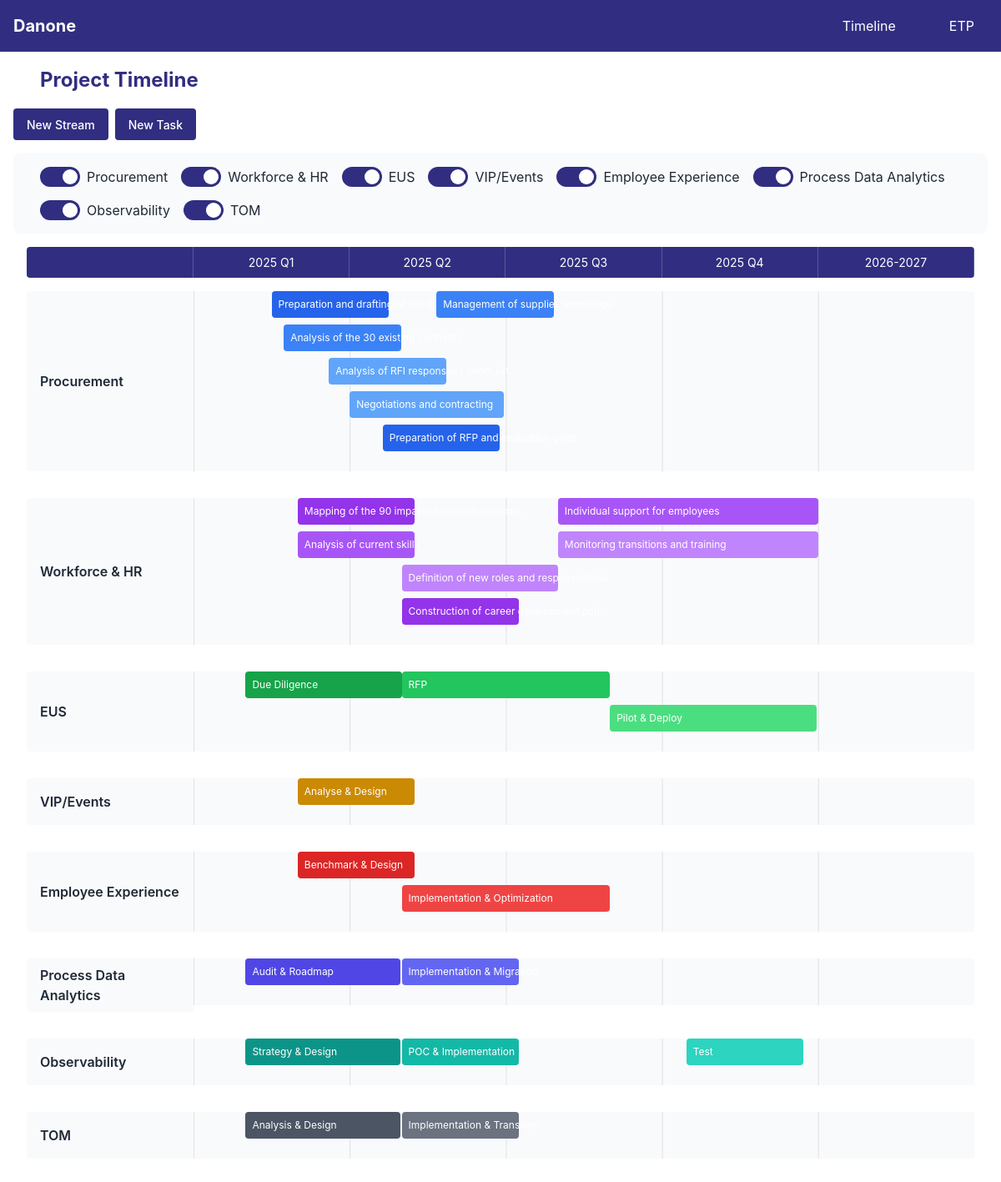
The app's page /project/timeline with its own data.
### app/models/project.py (models this page shows)
class Project(db.Model):
    __tablename__ = 'projects'
    id = db.Column(db.Integer, primary_key=True)
    name = db.Column(db.String(100), unique=True, nullable=False)
    color_scheme = db.Column(db.String(50), nullable=False, default='blue')
    created_at = db.Column(db.DateTime, default=datetime.utcnow)
    updated_at = db.Column(db.DateTime, default=datetime.utcnow, onupdate=datetime.utcnow)
    tasks = db.relationship('Task', backref='project', lazy=True, cascade='all, delete-orphan')
    etp_entries = db.relationship('EtpEntry', backref='project', lazy=True, cascade='all, delete-orphan')
    def to_dict(self):
        return {
            'id': self.id,
            'name': self.name,
            'color_scheme': self.color_scheme,
            'tasks': [task.to_dict() for task in self.tasks]
        }

### app/models/task.py (models this page shows)
class Task(db.Model):
    __tablename__ = 'tasks'
    id = db.Column(db.Integer, primary_key=True)
    project_id = db.Column(db.Integer, db.ForeignKey('projects.id'), nullable=False)
    text = db.Column(db.String(200), nullable=False)
    comment = db.Column(db.Text)
    start_date = db.Column(db.Date, nullable=False)
    end_date = db.Column(db.Date, nullable=False)
    color = db.Column(db.String(50), nullable=False)
    etp = db.Column(db.Float, default=1.0)
    created_at = db.Column(db.DateTime, default=datetime.utcnow)
    updated_at = db.Column(db.DateTime, default=datetime.utcnow, onupdate=datetime.utcnow)
    def _calculate_grid_position(self):
        def get_quarter_position(d: date) -> float:
            if d.year > 2025:
                return 80.0
            quarter = (d.month - 1) // 3
            base_position = quarter * 20.0
            month_in_quarter = (d.month - 1) % 3
            days_in_quarter = 90
            days_from_quarter_start = (month_in_quarter * 30) + (d.day - 1)
            relative_position = (days_from_quarter_start / days_in_quarter) * 20.0
            return base_position + relative_position
        start_pos = get_quarter_position(self.start_date)
        end_pos = get_quarter_position(self.end_date)
        if end_pos < start_pos:
            end_pos = 100.0
        width = end_pos - start_pos
        if width < 15 and (self.end_date.month - self.start_date.month >= 1):
            width = 15
        elif width < 8:
            width = 8
        return start_pos, width
    def to_dict(self):
        start, width = self._calculate_grid_position()
        return {
            'id': self.id,
            'project_id': self.project_id,
            'text': self.text,
            'comment': self.comment or '',
            'start_date': self.start_date.strftime('%d/%m/%Y'),  # Format de date pour l'affichage
            'end_date': self.end_date.strftime('%d/%m/%Y'),      # Format de date pour l'affichage
            'dates': f"{self.start_date.strftime('%d/%m/%Y')} - {self.end_date.strftime('%d/%m/%Y')}", # Pour l'infobulle
            'raw_start_date': self.start_date.isoformat(),  # Pour l'édition
            'raw_end_date': self.end_date.isoformat(),      # Pour l'édition
            'color': self.color,
            'etp': self.etp,
            'start': start,
            'width': width
        }

### app/routes/project.py (the view)
@bp.route('/timeline')
def timeline():
    projects = ProjectService.get_all_projects()
    return render_template('project/timeline.html',
                         projects=[p.to_dict() for p in projects],
                         periods=TimeConstants.PERIODS_DISPLAY,
                         milestones=TimeConstants.MILESTONES)

### app/services/project_service.py (called while the page is built)
    @staticmethod
    def get_all_projects() -> List[Project]:
        return Project.query.all()

### app/templates/project/timeline.html (shortened to what this page needs)
{% extends "base.html" %}
{% block extra_css %}
<link rel="stylesheet" href="{{ url_for('static', filename='css/timeline.css') }}">
{% endblock %}
{% block content %}
    <div class="timeline-container">
        <h1 class="page-title">Project Timeline</h1>
        <div class="action-buttons">
            <button id="addProjectBtn" class="btn-primary">
                 New Stream
            </button>
            <button id="addTaskBtn" class="btn-primary">
                 New Task
            </button>
        </div>
        <div class="timeline-grid">
            <div class="timeline-main">
                <div class="periods-grid">
                    <div class="period"></div>
                    {% for period in periods %}
                    <div class="period">{{ period }}</div>
                    {% endfor %}
                </div>
                <div class="timeline-rows-container">
                    {% for project in projects %}
                    <div class="timeline-row"
                         data-project-name="{{ project.name }}"
                         data-project-id="{{ project.id }}"
                         data-color-scheme="{{ project.color_scheme }}">
                        <div class="project-name">{{ project.name }}</div>
                        <div class="project-tasks">
                            {% for task in project.tasks %}
                            <div class="task bg-{{ task.color }}"
                                style="left: {{ task.start }}%; width: {{ task.width }}%;"
                                data-task-id="{{ task.id }}"
                                data-task-info="{{ task.text }}"
                                data-comment="{{ task.comment }}"
                                data-dates="{{ task.dates }}"
                                data-start-date="{{ task.raw_start_date }}"
                                data-end-date="{{ task.raw_end_date }}"
                                data-etp="{{ task.etp }}">
                                {{ task.text }}
                            </div>
                            {% endfor %}
                        </div>
                    </div>
                    {% endfor %}
                </div>
            </div>
        </div>
    </div>
{% endblock %}

### app/templates/base.html (shortened to what this page needs)
<!DOCTYPE html>
<html lang="fr">
<head>
    <link rel="stylesheet" href="{{ url_for('static', filename='css/normalize.css') }}">
    <link rel="stylesheet" href="{{ url_for('static', filename='css/base.css') }}">
    <link rel="stylesheet" href="{{ url_for('static', filename='css/etp_table.css') }}">
    {% block extra_css %}{% endblock %}
</head>
<body>
    <nav class="main-nav">
        <div class="nav-content">
            <a href="{{ url_for('main.index') }}" class="logo">Danone</a>
            <ul class="nav-links">
                <li><a href="{{ url_for('project.timeline') }}">Timeline</a></li>
                <li><a href="{{ url_for('project.etp_table') }}">ETP</a></li>
            </ul>
        </div>
    </nav>
    <main class="main-content">
        {% block content %}{% endblock %}
    </main>
</body>
</html>

### app/static/css/base.css (style rules this page uses)
:root { --primary-color: #312e81; --secondary-color: #3b82f6; --background-color: #f3f4f6; --text-color: #1f2937; --border-color: #e5e7eb; }
body { font-family: -apple-system, BlinkMacSystemFont, "Segoe UI", Roboto, Oxygen-Sans, Ubuntu, Cantarell, "Helvetica Neue", sans-serif; background-color: var(--background-color); color: var(--text-color); }
.main-nav { background-color: var(--primary-color); padding: 1rem; box-shadow: 0 2px 4px rgba(0, 0, 0, 0.1); }
.nav-content { max-width: 1200px; margin: 0 auto; display: flex; justify-content: space-between; align-items: center; }
.logo { color: white; text-decoration: none; font-weight: bold; font-size: 1.25rem; }
.nav-links { list-style: none; display: flex; gap: 2rem; }
.nav-links a { color: white; text-decoration: none; padding: 0.5rem 1rem; border-radius: 0.25rem; transition: background-color 0.3s; }
.main-content { max-width: 1200px; margin: 2rem auto; padding: 0 1rem; }
.page-title { font-size: 1.5rem; font-weight: bold; margin-bottom: 2rem; color: var(--primary-color); }

### records on screen
Project: name "Procurement"
Task: text "Preparation and drafting of the RFI"
Task: text "Analysis of the 30 existing contracts"
Task: text "Analysis of RFI responses / short-list"
Task: text "Preparation of RFP and evaluation grids"
Task: text "Management of supplier workshops"
Task: text "Negotiations and contracting"
Project: name "Workforce & HR"
Task: text "Mapping of the 90 impacted internal positions"
Task: text "Analysis of current skills"
Task: text "Definition of new roles and responsibilities"
Task: text "Construction of career development paths"
Task: text "Individual support for employees"
Task: text "Monitoring transitions and training"
Project: name "EUS"
Task: text "Due Diligence"
Task: text "RFP"
Task: text "Pilot & Deploy"
Project: name "VIP/Events"
Task: text "Analyse & Design"
Project: name "Employee Experience"
Task: text "Benchmark & Design"
Task: text "Implementation & Optimization"
Project: name "Process Data Analytics"
Task: text "Audit & Roadmap"
Task: text "Implementation & Migration"
Project: name "Observability"
Task: text "Strategy & Design"
Task: text "POC & Implementation"
Task: text "Test"
Project: name "TOM"
Task: text "Analysis & Design"
Task: text "Implementation & Transition"

### other values on screen
{{ period }} "2025 Q1" "2025 Q2" "2025 Q3" "2025 Q4" "2026-2027"
